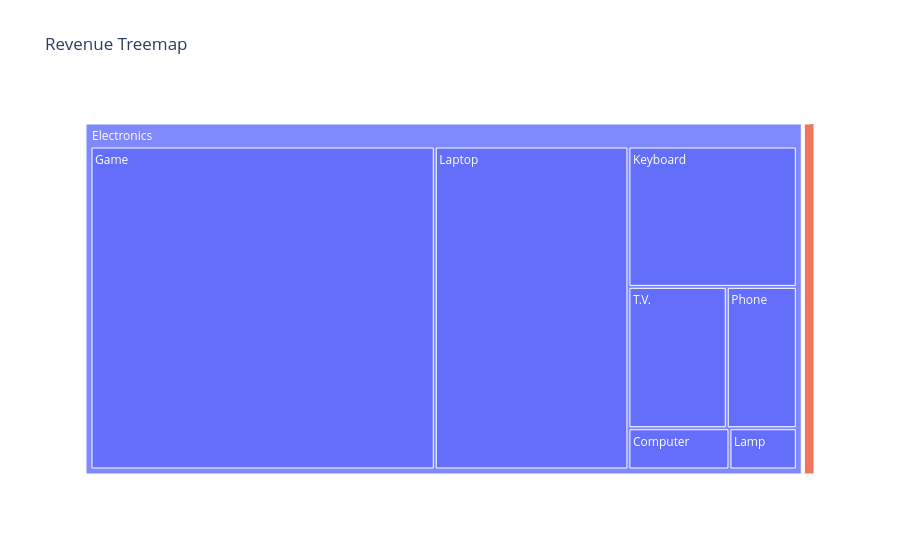

The code cell stored with this chart in its notebook:
### Code cell
# CHART 14 — Treemap Chart

fig = px.treemap(
    df,
    path=['Category','Product'],
    values='Revenue',
    title='Revenue Treemap'
)
fig.show()

### Figure 1 — Plotly figure (JSON) as saved in the notebook; plotly's stock layout.template omitted (floating-point values rounded to 4 significant figures)
{"data": [{"branchvalues": "total", "domain": {"x": [0, 1], "y": [0, 1]}, "hovertemplate": "labels=%{label}<br>Revenue=%{value}<br>parent=%{parent}<br>id=%{id}<extra></extra>", "ids": ["Electronics/Laptop", "Fashion/Shoes", "Electronics/Phone", "Electronics/Computer", "Fashion/Jeans", "Electronics/T.V.", "Fashion/Specs", "Electronics/Lamp", "Electronics/Game", "Electronics/Keyboard", "Electronics", "Fashion"], "labels": ["Laptop", "Shoes", "Phone", "Computer", "Jeans", "T.V.", "Specs", "Lamp", "Game", "Keyboard", "Electronics", "Fashion"], "name": "", "parents": ["Electronics", "Fashion", "Electronics", "Electronics", "Fashion", "Electronics", "Fashion", "Electronics", "Electronics", "Electronics", "", ""], "type": "treemap", "values": [45000.0, 2000.0, 7125.0, 3000.0, 700.0, 10000.0, 200.0, 2000.0, 80000.0, 17000.0, 164100.0, 2900.0]}], "layout": {"legend": {"tracegroupgap": 0}, "title": {"text": "Revenue Treemap"}}}
